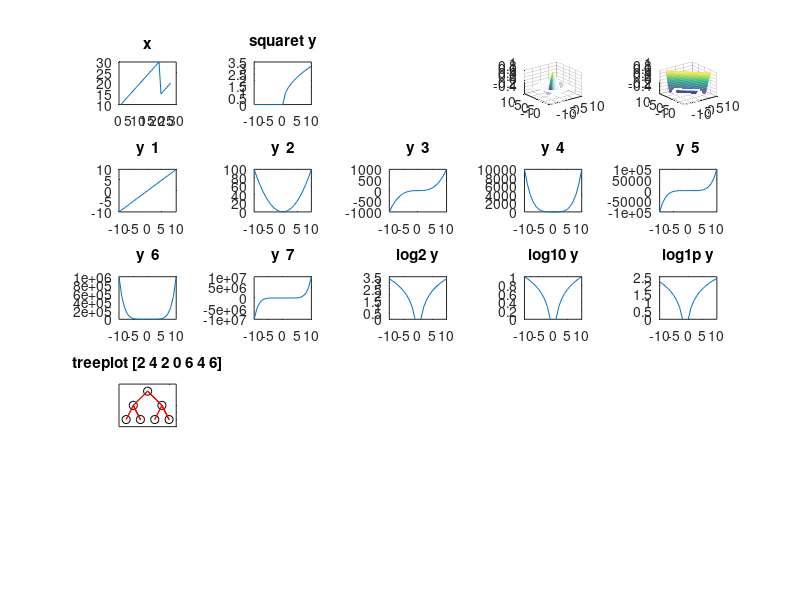

Here is the MATLAB script that generated this plot:
a = [1,2,3,4,5];
b = a * 5;
c = b + a;
c++;
c++;
++c;

x = [10:30, 15:20, 20:1, 50:2];
y = -10:10;

subplot (551);
  plot (x);
  title ('x');
subplot (552);
  plot (y, sqrt(y));
  title ('squaret y');
  
subplot (554);
tx = ty = linspace (-8, 8, 300);
[xx, yy] = meshgrid (tx, ty);
r = sqrt (xx .^ 2 + yy .^ 2) + eps;
tz = sin (r) ./ r;
mesh (tx, ty, tz);

subplot (555);
tx = ty = linspace (-8, 8, 300);
[xx, yy] = meshgrid (tx, ty);
r = xx + yy;
tz = sin (r) ./ r;
mesh (tx, ty, tz);

subplot (556);
  plot (y, power(y, 1));
  title ('y ^ 1');
subplot (557);
  plot (y, power(y, 2));
  title ('y ^ 2');
subplot (558);
  plot (y, power(y, 3));
  title ('y ^ 3');  
subplot (559);
  plot (y, power(y, 4));
  title ('y ^ 4');
subplot (5,5,10);
  plot (y, power(y, 5));
  title ('y ^ 5');
subplot (5,5,11);
  plot (y, power(y, 6));
  title ('y ^ 6');  
subplot (5,5,12);
  plot (y, power(y, 7));
  title ('y ^ 7');  
  
subplot (5,5,13);
  plot (y, log2(y));
  title ('log2 y');
subplot (5,5,14);
  plot (y, log10(y));
  title ('log10 y');  
subplot (5,5,15);
  plot (y, log1p(y));
  title ('log1p y');    
  
subplot (5,5,16);
  treeplot ([2 4 2 0 6 4 6]);
  title ('treeplot [2 4 2 0 6 4 6]');   
 
#subplot (5,5,17);
#  plotmatrix (randn (100, 3), 'g+')
#  title ('treeplot [2 4 2 0 6 4 6]');  
 